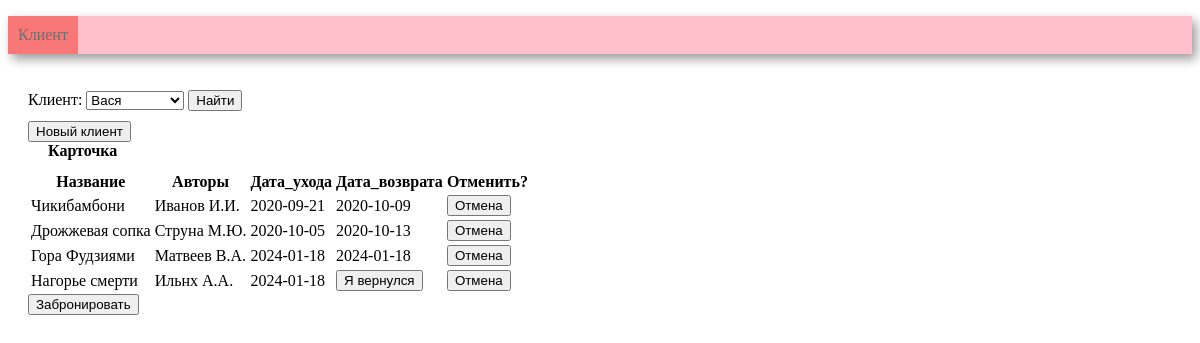
The page / on the database its author committed.
### tables this page shows
CREATE TABLE client (
       client_id INTEGER PRIMARY KEY AUTOINCREMENT,
	   client_name VARCHAR(30)
);

CREATE TABLE excursion (
      excursion_id INTEGER PRIMARY KEY AUTOINCREMENT,
      organizator_id INTEGER,
	  title VARCHAR(80),
      typeExcursion_id int,
      guide_id INT,
      available_numbers INT,
      FOREIGN KEY (typeExcursion_id)  REFERENCES genre (typeExcursion_id) ON DELETE CASCADE,
      FOREIGN KEY (organizator_id)  REFERENCES organizator (organizator_id) ON DELETE CASCADE,
      FOREIGN KEY (guide_id)  REFERENCES publisher (guide_id) ON DELETE CASCADE
);

CREATE TABLE organizator (
       organizator_id INTEGER PRIMARY KEY AUTOINCREMENT,
	   organizator_name VARCHAR(30)
);

CREATE TABLE excursion_client (
      excursion_client_id INTEGER PRIMARY KEY AUTOINCREMENT,
      excursion_id int,
      client_id INT,
	  start_date DATE,
	  return_date DATE,
      FOREIGN KEY (excursion_id)  REFERENCES excursion (excursion_id) ON DELETE CASCADE,
      FOREIGN KEY (client_id)  REFERENCES client (client_id) ON DELETE CASCADE
);

### controllers/index.py (the view)
@app.route('/', methods=['GET'])
def index():
    conn = get_db_connection()
    if request.values.get('client'):
        client_id = int(request.values.get('client'))
        session['client_id'] = client_id
    elif request.values.get('new_client'):
        new_client = request.values.get('new_client')
        session['client_id'] = get_new_client(conn, new_client)
    elif request.values.get('excursion'):
        excursion_id = int(request.values.get('excursion'))
        borrow_excursion(conn, excursion_id, session['client_id'])
    elif request.values.get('return_val'):
        excursion_client_id = request.values.get("return_val")
        set_return_date(conn, excursion_client_id)
    elif request.values.get('delete'):
        excursion_client_id = request.values.get('excursion_client_id')
        del_excursion_client(conn, excursion_client_id)
    else:
        if "client_id" in session.keys():
            session['client_id'] = session['client_id']
        else:
            session['client_id'] = 1
    df_client = get_client(conn)
    df_excursion_client = get_excursion_client(conn, session['client_id'])
    html = render_template(
        'index.html',
        client_id=session['client_id'],
        combo_box=df_client,
        excursion_client=df_excursion_client,
        len=len,
    )
    return html

### models/index_model.py (called while the page is built)
def get_client(conn):
    return pandas.read_sql(
    '''
        SELECT * FROM client
    ''',
    conn
    )

def get_excursion_client(conn, client_id):
    return pandas.read_sql('''
        SELECT
            title AS Название,
            organizator_name AS Авторы,
            start_date AS Дата_ухода,
            return_date AS Дата_возврата,
            excursion_client_id
        FROM
        client
        JOIN excursion_client USING(client_id)
        JOIN excursion USING(excursion_id)
        JOIN organizator USING(organizator_id)
        WHERE client_id = :id
        ORDER BY 3
    ''',
    conn,
    params={"id": client_id}
    )

### utils.py (called while the page is built)
def get_db_connection():
    return sqlite3.connect('excursion.sqlite')

### templates/index.html (shortened to what this page needs)
<!DOCTYPE HTML>
<html>
<head>
    <link rel="stylesheet" type="text/css" href="/static/css/style.css" />
    {% macro render_table(table_name, relation, id) %}
    <p>
        <b>{{table_name}} </b>
    </p>
    {% set n = len(relation) %}
    <table>
            <tr>
                {% for name in relation.dtypes.index %}
                    {% if name != id %}
                        <th>{{name}}</th>
                    {% endif %}
                {% endfor %}
                <th>Отменить?</th>
            </tr>
        <tbody>
            {% for i in range(n) %}
                <tr>
                    {% for name in relation.dtypes.index %}
                        {% if name != id %}
                        <td>
                            {% if not relation.loc[i, name] %}
                                <form action = '' method ="get">
                                    <input type="submit" name = "return" value="Я вернулся">
                                </form>
                            {% else %}
                                {{ relation.loc[i, name] }}
                            {% endif %}
                        </td>
                        {% endif %}
                    {% endfor %}
                    <td>
                        <form action="" method="get">
                            <input type="submit" name="delete" value="Отмена" />
                        </form>
                    </td>
                </tr>
            {% endfor %}
        </tbody>
    </table>
    {% endmacro %}
    {% macro render_select(select_name, vis_field, val_field, combo_box, id) %}
        <select name='{{select_name}}'>
            {% for i in range(len(combo_box)) %}
                <option value="{{ combo_box.loc[i, val_field] }}" {% if combo_box.loc[i, val_field] == id %} selected {% endif %}>{{combo_box.loc[i, vis_field]}}</option>
                    {% endfor %}
                </select>
    {% endmacro %}
</head>
<body>
    <div class=menu>
        <ul>
            <li class = active><a href={{ url_for("index")}}>Клиент</a></li>
        </ul>
    </div>
    <div class=block>
        <p>
        <form action='' method ="get">
        Клиент:
            {{ render_select("client", "client_name", "client_id", combo_box, client_id) }}
        <input type="submit" value="Найти">
        </form>
        </p>
        <form action ="{{url_for('new_reader')}}" method="get">
            <input type="submit" value="Новый клиент">
        </form>
        {{ render_table("Карточка", excursion_client, "excursion_client_id") }}
        <form action ={{url_for('search')}} method="get">
            <input type="submit" value="Забронировать">
        </form>
    </div>
</body>
</html>

### static/CSS/style.css (style rules this page uses)
.menu { background-color: pink; box-shadow: 4px 5px 10px rgba(0, 0, 0, 0.4); width: 100%; }
.menu li { display: inline-block; vertical-align: top; padding: 10px; color: #6f6d6d; }
.menu a { text-decoration: none; color: #6f6d6d; }
.menu ul { padding: 0px; }
.active { background-color: #f87777; color: #f8f8f8; }
.block { padding: 10px 20px; }
p { padding: 0px 10px 5px 10px; margin: 0px 10px 5px 10px; }

### rows shown on the page
client: client "Вася"
excursion: title "Чикибамбони"
organizator: organizator_name "Иванов И.И."
excursion_client: start_date "2020-09-21" "2020-10-09"
excursion: title "Дрожжевая сопка"
organizator: organizator_name "Струна М.Ю."
excursion_client: start_date "2020-10-05" "2020-10-13"
excursion: title "Гора Фудзиями"
organizator: organizator_name "Матвеев В.А."
excursion_client: start_date "2024-01-18" "2024-01-18"
excursion: title "Нагорье смерти"
organizator: organizator_name "Ильнх А.А."
excursion_client: start_date "2024-01-18"

### other values the page prints
{{ table_name }} "Карточка"
{{ name }} "Название" "Авторы" "Дата_ухода" "Дата_возврата"
